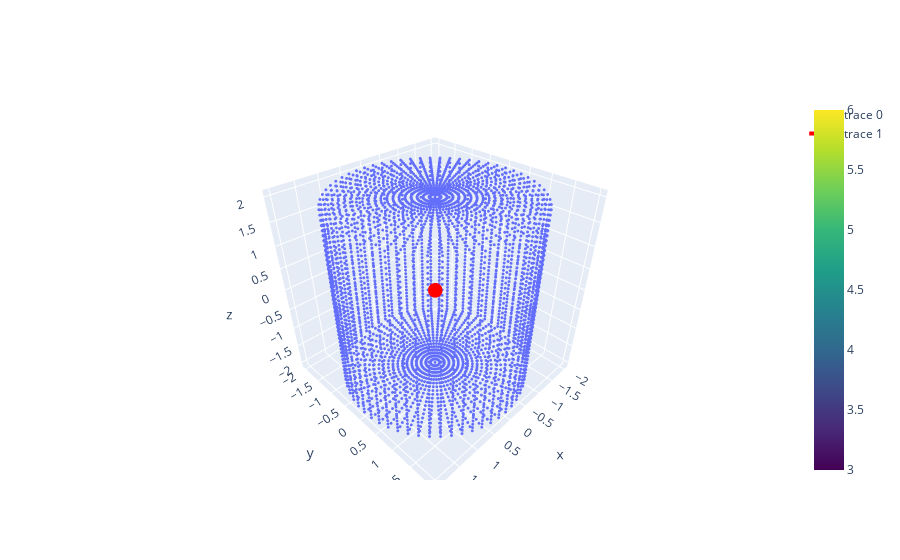

Here is the notebook cell this chart was saved with:
### Code cell
def calcule_champ(maillage : Maillage, point : np.ndarray, charge : np.ndarray) : 
    k= 1/(4*np.pi*cst.epsilon_0)
    M = (-1*maillage).translate(point)
    return np.sum(k*charge*M.XYZ/(M.norm()**3), axis=1)

M = C+B1+B2
distribution_charge = (10,lambda x,y,z : 1)
point = np.array([2,2,2])
valeurs_charge = calcule_charge(M,distribution_charge)
x,y,z = 10**(-15)*calcule_champ(M,point,valeurs_charge)

fig = go.Figure(go.Scatter3d(
    x=M.X,y=M.Y,z=M.Z,mode="markers",
    marker=dict(color=valeurs_charge,colorscale="Viridis",showscale=True if distribution_charge != None else False,size=1)))

fig.add_traces(data=go.Scatter3d(
    x=[point[0], x],
    y=[point[1], y],
    z=[point[2], z],
    mode='lines+markers',
    marker=dict(size=5, color='red'),
    line=dict(color='red', width=4)
))

fig.show()

### Figure 1 — Plotly figure (JSON) as saved in the notebook; plotly's stock layout.template omitted (floating-point values rounded to 4 significant figures; data arrays with more than 128 entries replaced by an {"elided": "..."} marker saying what was removed)
{"data": [{"marker": {"color": 10, "colorscale": [[0, "#440154"], [0.1111, "#482878"], [0.2222, "#3e4989"], [0.3333, "#31688e"], [0.4444, "#26828e"], [0.5556, "#1f9e89"], [0.6667, "#35b779"], [0.7778, "#6ece58"], [0.8889, "#b5de2b"], [1, "#fde725"]], "showscale": true, "size": 1}, "mode": "markers", "type": "scatter3d", "x": {"elided": "4860 float values"}, "y": {"elided": "4860 float values"}, "z": {"elided": "4860 float values"}}, {"line": {"color": "red", "width": 4}, "marker": {"color": "red", "size": 5}, "mode": "lines+markers", "type": "scatter3d", "x": [2, 0.02434], "y": [2, 0.02434], "z": [2, 0.01595]}], "layout": {}}
